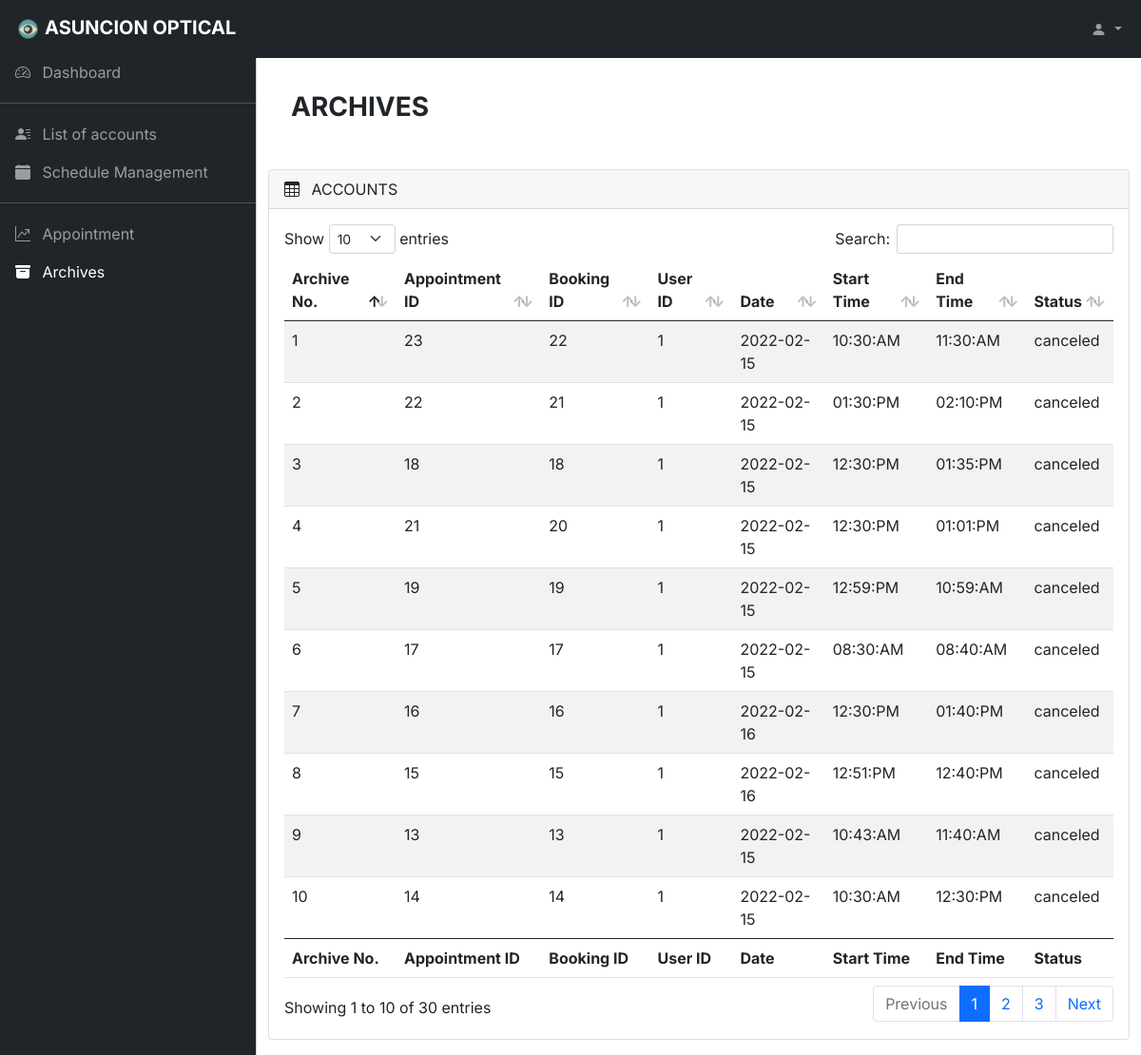
The page /archives.php on the database its author committed.
### tables this page shows
CREATE TABLE `archive` (
  `ID` int(11) NOT NULL,
  `Booking_ID` int(11) DEFAULT NULL,
  `Appointment_ID` int(11) DEFAULT NULL,
  `User_ID` int(11) DEFAULT NULL,
  `sched` date DEFAULT NULL,
  `start_time` time DEFAULT NULL,
  `end_time` time DEFAULT NULL,
  `status` varchar(60) DEFAULT NULL
);

### archives.php (the view, shortened to what this page needs)
<?php
include_once 'main/includes/dbh.inc.php';
?>
<!DOCTYPE html>
<html lang="en">
  <head>
    <link rel="stylesheet" href="css/bootstrap.min.css" />
    <link rel="stylesheet" href="https://cdn.jsdelivr.net/npm/bootstrap-icons@1.4.1/font/bootstrap-icons.css" />
    <link rel="stylesheet" href="css/dataTables.bootstrap5.min.css" />
    <link rel="stylesheet" href="css/style1.css" />
  </head>
  <body>
    <nav class="navbar navbar-expand-lg navbar-dark bg-dark fixed-top">
      <div class="container-fluid">
        <a class="navbar-brand me-auto ms-lg-0 ms-3 text-uppercase fw-bold"
          href="#"> <img src="img/eyel.png" height="35" width="35">Asuncion Optical</a>
        <div class="collapse navbar-collapse" id="topNavBar">
          <ul class="navbar-nav ms-auto">
            <li class="nav-item dropdown">
              <a
                class="nav-link dropdown-toggle ms-2"
                href="#"
                role="button"
                data-bs-toggle="dropdown"
                aria-expanded="false"
              >
                <i class="bi bi-person-fill"></i>
              </a>
            </li>
          </ul>
        </div>
      </div>
    </nav>
    <div class="offcanvas offcanvas-start sidebar-nav bg-dark" tabindex="-1"  id="sidebar">
      <div class="offcanvas-body p-0">
        <nav class="navbar-dark">
          <ul class="navbar-nav">
            <li>
              <a href="dashboard.php" class="nav-link px-3">
                <span class="me-2"><i class="bi bi-speedometer2"></i></span>
                <span>Dashboard</span>
              </a>
            </li>
            <li class="my-1"><hr class="dropdown-divider bg-light" /></li>
            <li>
              <a href="loa.php" class="nav-link px-3 ">
                <span class="me-2"><i class="bi bi-person-lines-fill"></i></span>
                <span>List of accounts</span>
              </a>
            </li>
            <li>
              <a href="ds.php" class="nav-link px-3">
                <span class="me-2"><i class="bi bi-calendar-fill"></i></i></span>
                <span>Schedule Management</span>
              </a>
            </li>
            <li class="my-1"><hr class="dropdown-divider bg-light" /></li>
            <li>
              <a href="app.php" class="nav-link px-3">
                <span class="me-2"><i class="bi bi-graph-up"></i></span>
                <span>Appointment</span>
              </a>
            </li>
            <li>
              <a href="archives.php" class="nav-link px-3 active">
                <span class="me-2"><i class="bi bi-archive-fill"></i></span>
                <span>Archives</span>
              </a>
            </li>
          </ul>
        </nav>
      </div>
    </div>
    <main class="mt-5 pt-4">
        <div class="container-fluid">
            <div class="">
                <div class="col-md-12">
                    <h3 class="fw-bold text-uppercase p-4">Archives</h3>
                  </div>
                <div class="col-md-12 mb-3 pt-3">
                  <div class="card">
                    <div class="card-header">
                      <span><i class="bi bi-table me-2"></i></span> ACCOUNTS
                    </div>
                    <div class="card-body">
                      <div class="table-responsive">
                        <table
                          id="example"
                          class="table table-striped data-table"
                          style="width: 100%"
                        >
                          <thead>
                          <tr>
                            <th>Archive No.</th>
                            <th>Appointment ID</th>
                            <th>Booking ID</th>
                            <th>User ID</th>
                            <th>Date</th>
                            <th>Start Time</th>
                            <th>End Time</th>
                            <th>Status</th>
                          </tr>
                          </thead>
                          <tbody>
                          <?php
                          $result = $conn->query("SELECT * FROM archive");
                          while ($row = $result->fetch_assoc()){
                          ?>
                            <tr>
                              <td><input type="hidden" name="id" value="<?php echo $row['ID'];?>"><?php echo $row['ID'];?></td>
                              <td><input type="hidden" name="appid" value="<?php echo $row['Appointment_ID'];?>"><?php echo $row['Appointment_ID'];?></td>
                              <td><input type="hidden" name="bookid" value="<?php echo $row['Booking_ID'];?>"><?php echo $row['Booking_ID'];?></td>
                              <td><input type="hidden" name="User_ID" value="<?php echo $row['User_ID'];?>"><?php echo $row['User_ID'];?></td>
                              <td><input type="hidden" name="sched" value="<?php echo $row['sched'];?>"><?php echo $row['sched'];?></td>
                              <td><input type="hidden" name="startt" value="<?php echo $row['start_time'];?>">
                              <?php $timee = date_create($row ['start_time']);
                                    echo date_format($timee, 'h:i:A');?></td>
                              <td><input type="hidden" name="endd" value="<?php echo $row['end_time'];?>">
                              <?php $timeee = date_create($row ['end_time']);
                                    echo date_format($timeee, 'h:i:A');?></td>
                              <td><input type="hidden" name="stats" value="<?php echo $row['status'];?>"><?php echo $row['status'];?></td>
                          </tr>
                            <?php
                              }
                            ?>
                          </tbody>
                          <tfoot>
                          <tr>
                            <th>Archive No.</th>
                            <th>Appointment ID</th>
                            <th>Booking ID</th>
                            <th>User ID</th>
                            <th>Date</th>
                            <th>Start Time</th>
                            <th>End Time</th>
                            <th>Status</th>
                          </tr>
                          </tfoot>
                        </table>
                      </div>
                    </div>
                  </div>
                </div>
              </div>
            </div>
        </main>
  </body>
</html>

### css/style1.css (style rules this page uses)
body, button { font-family: "Inter", sans-serif; }
:root { --offcanvas-width: 270px; --topNavbarHeight: 56px; }
.sidebar-nav { width: var(--offcanvas-width); }
@media (min-width: 992px) { body { overflow: auto !important; } }
@media (min-width: 992px) { main { margin-left: var(--offcanvas-width); } }
@media (min-width: 992px) { .sidebar-nav { -webkit-transform: none; transform: none; visibility: visible !important; height: calc(100% - var(--topNavbarHeight)); top: var(--topNavbarHeight); } }

### rows shown on the page
archive: ID "1", Appointment_ID "23", Booking_ID "22", User_ID "1", sched "2022-02-15", start_time "10:30:AM", end_time "11:30:AM", status "canceled"
archive: ID "2", Appointment_ID "22", Booking_ID "21", User_ID "1", sched "2022-02-15", start_time "01:30:PM", end_time "02:10:PM", status "canceled"
archive: ID "3", Appointment_ID "18", Booking_ID "18", User_ID "1", sched "2022-02-15", start_time "12:30:PM", end_time "01:35:PM", status "canceled"
archive: ID "4", Appointment_ID "21", Booking_ID "20", User_ID "1", sched "2022-02-15", start_time "12:30:PM", end_time "01:01:PM", status "canceled"
archive: ID "5", Appointment_ID "19", Booking_ID "19", User_ID "1", sched "2022-02-15", start_time "12:59:PM", end_time "10:59:AM", status "canceled"
archive: ID "6", Appointment_ID "17", Booking_ID "17", User_ID "1", sched "2022-02-15", start_time "08:30:AM", end_time "08:40:AM", status "canceled"
archive: ID "7", Appointment_ID "16", Booking_ID "16", User_ID "1", sched "2022-02-16", start_time "12:30:PM", end_time "01:40:PM", status "canceled"
archive: ID "8", Appointment_ID "15", Booking_ID "15", User_ID "1", sched "2022-02-16", start_time "12:51:PM", end_time "12:40:PM", status "canceled"
archive: ID "9", Appointment_ID "13", Booking_ID "13", User_ID "1", sched "2022-02-15", start_time "10:43:AM", end_time "11:40:AM", status "canceled"
archive: ID "10", Appointment_ID "14", Booking_ID "14", User_ID "1", sched "2022-02-15", start_time "10:30:AM", end_time "12:30:PM", status "canceled"
